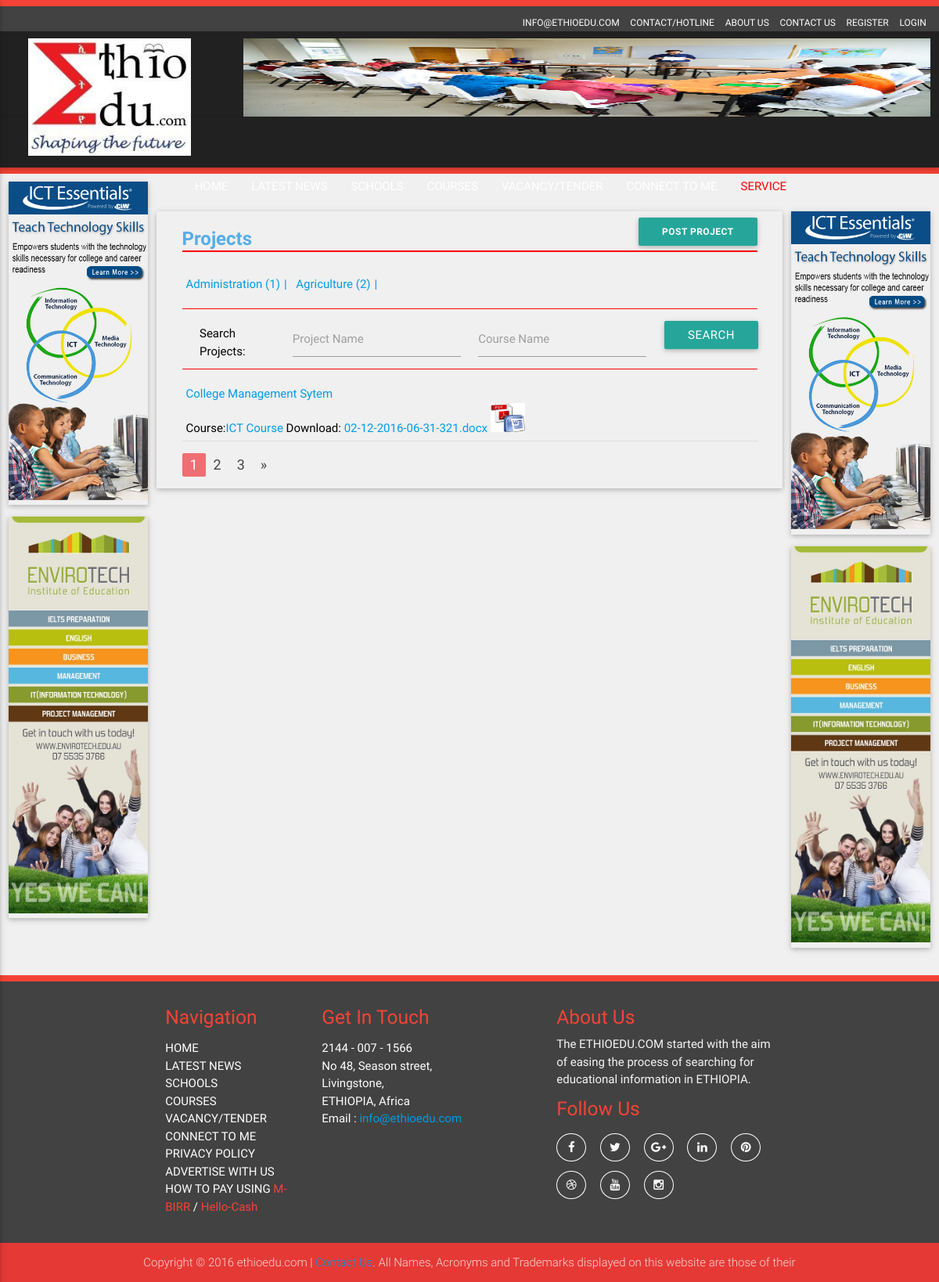
/index.php/Projectlist/display/1, run on an earlier commit of the app's database.
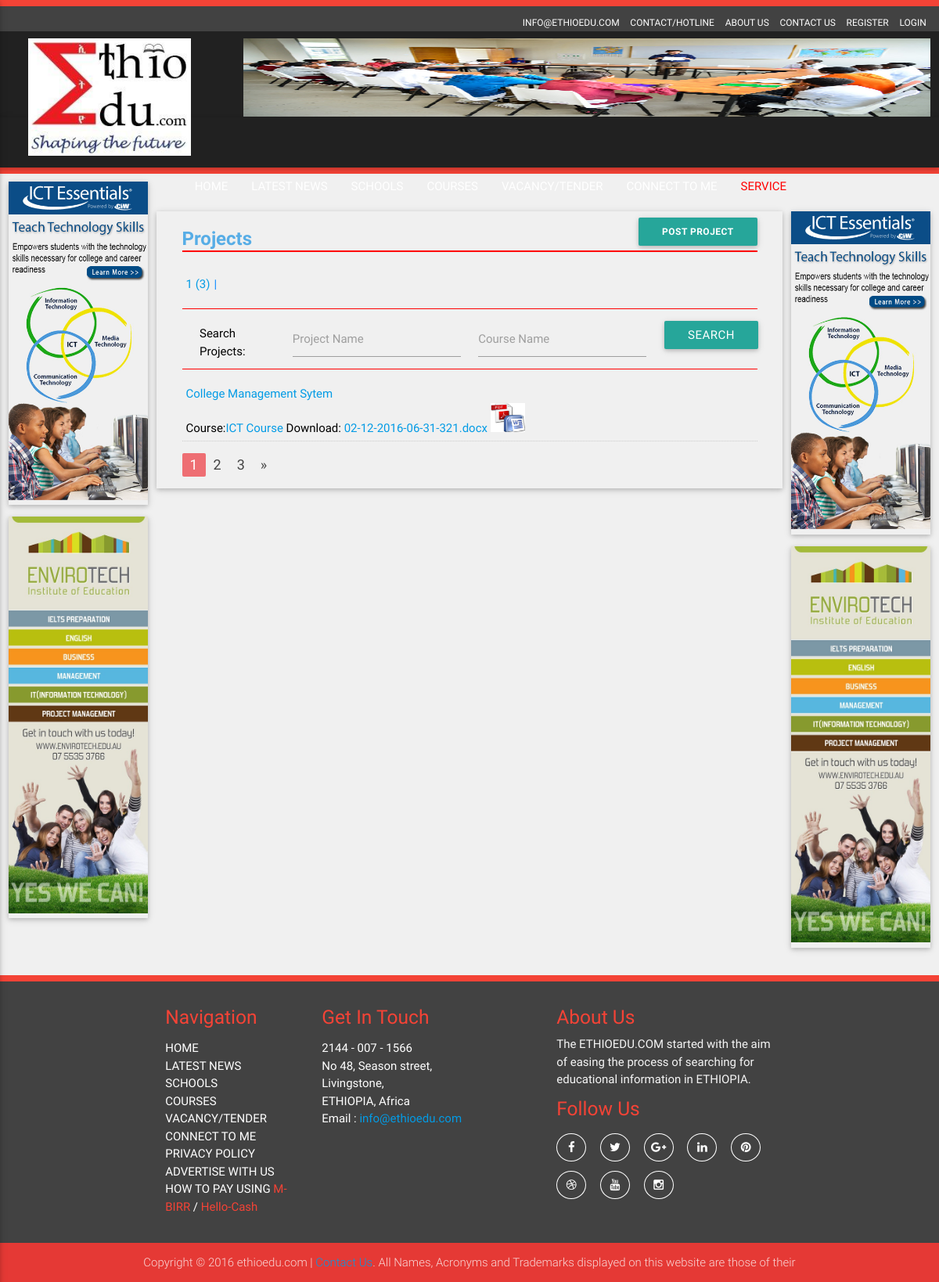
And on a later commit of the database.
### tables this page shows
CREATE TABLE `tbl_advertise` (
  `advertise_id` int(11) NOT NULL,
  `advertise_name` varchar(100) NOT NULL,
  `advertise_email` varchar(50) NOT NULL,
  `advertise_number` varchar(15) NOT NULL,
  `advertise_category` varchar(50) NOT NULL,
  `advertise_position` varchar(20) NOT NULL,
  `advertise_subject` varchar(200) NOT NULL,
  `advertise_attachment` varchar(200) NOT NULL,
  `advertise_desc` varchar(500) NOT NULL,
  `advertise_date` varchar(50) NOT NULL,
  `advertise_time` varchar(50) NOT NULL,
  `user_id` int(11) NOT NULL,
  `isactive` tinyint(1) NOT NULL DEFAULT '0'
);

CREATE TABLE `tbl_projects` (
  `project_id` int(11) NOT NULL,
  `project_title` varchar(100) NOT NULL,
  `project_course` varchar(50) NOT NULL,
  `project_category` varchar(200) NOT NULL,
  `project_year` varchar(50) NOT NULL,
  `project_format` varchar(50) NOT NULL,
  `project_upload` varchar(50) NOT NULL,
  `project_date` varchar(50) NOT NULL,
  `project_time` varchar(50) NOT NULL,
  `project_approve` varchar(10) NOT NULL,
  `user_id` int(11) NOT NULL
);

### application/controllers/Projectlist.php (called while the page is built, shortened)
<?php
class Projectlist extends CI_Controller {
	public function __construct()
    {
        $this->load->helper(array('form','url'));
        $this->load->library(array('session', 'form_validation', 'email'));
        $this->load->library(array('session', 'form_validation', 'pagination', 'email','MY_Input'));
        $this->load->database();
        $this->load->model('Init_models');
    }
function display($query_id = 0, $sort_by = 'project_title',$sort_order = 'asc', $offset = 0 ){
        $limit = 1;
        $banners = $this->Init_models->getadvertisebanners();
                $data = array(
                'm_title' => 'Project List',
                'title'   => 'Project List',
                'banners' => $banners
            );
       $this->input->load_query($query_id);
        $query_array =   array(
           'project_title'=> $this->input->get('project_title'),
           'project_course'=> $this->input->get('project_course'),
           'project_category'=> $this->input->get('project_category'),
    );
   $results = $this->Init_models->search_project($query_array, $limit, $offset, $sort_by, $sort_order);
   $data['project']= $results['rows'];
   $data['num_results'] = $results['num_rows'];
    $config = array();
     $config['base_url'] = base_url("index.php/Projectlist/display/$query_id/$sort_by/$sort_order");
     $config['total_rows'] = $data['num_results'];
     $config['per_page'] = $limit;
     $config["uri_segment"] = 6;
        $config['full_tag_open'] = '<ul class="pagination">';
        $config['full_tag_close'] = '</ul>';
        $config['first_link'] = false;
        $config['last_link'] = false;
        $config['first_tag_open'] = '<li>';
        $config['first_tag_close'] = '</li>';
        $config['prev_link'] = '&laquo';
        $config['prev_tag_open'] = '<li class="prev">';
        $config['prev_tag_close'] = '</li>';
        $config['next_link'] = '&raquo';
        $config['next_tag_open'] = '<li>';
        $config['next_tag_close'] = '</li>';
        $config['last_tag_open'] = '<li>';
        $config['last_tag_close'] = '</li>';
        $config['cur_tag_open'] = '<li class="active"><a href="#">';
        $config['cur_tag_close'] = '</a></li>';
        $config['num_tag_open'] = '<li>';
        $config['num_tag_close'] = '</li>';
     $this->pagination->initialize($config);
       $data['categories'] = $this->Init_models->get_project_cat();
     $data['pagination'] = $this->pagination->create_links();
$data['project_topics']=$this->Init_models->selectproject();
       $this->load->view('Projectlist',$data);
    }
}

### index.php (called while the page is built, shortened)
<?php
require_once BASEPATH.'core/CodeIgniter.php';

### application/models/Init_models.php (called while the page is built, shortened)
<?php
   class Init_models extends CI_Model
   {
       public function get_project_cat()
      {
          $query = $this->db->query("SELECT * from tbl_projects GROUP BY project_category ");
          return $query->result_array();
        }
    public function getadvertisebanners()
      {
          $query = $this->db->query("SELECT * FROM tbl_advertise where isactive=true");
         return $query->result_array();
      }
    function search_project($query_array, $limit,$offset, $sort_by,$sort_order){
      $sort_order = ($sort_order == 'desc') ? 'desc': 'asc';
      $sort_columns =  array('project_title','project_course','project_category');
      $sort_by = (in_array($sort_by, $sort_columns)) ? $sort_by : 'project_title';
      $q = $this->db->select('*')
                     ->from('tbl_projects')
                     ->where('project_approve = 1')
                     ->limit($limit , $offset)
                    ->order_by($sort_by , $sort_order);
    $ret['rows']= $q->get()->result();
   $q = $this->db->select('count(*) as count', FALSE)
                       ->from('tbl_projects')
                   -> where('project_approve = 1') ;
    $tem = $q->get()->result();
    $ret['num_rows'] = $tem[0]->count;
   return $ret;
   }
   }
?>

### application/views/Projectlist.php (the view, shortened to what the changed rows need)
<?php  $this->load->view('header'); ?>
        <div class="service-wrap ">
            <div class="row">
                <div class="col s12 m8 grid-example z-depth-1">
                    <div class="project_details">
                        <div class="col m12 s12">
                            <div class="page-heading-wrap">
                                <h1 class="page-heading">Projects <span class="Project-button"><a href="<?php echo base_url().'index.php/project_topics'?>"class="waves-effect waves-light btn">Post Project</a></span></h1>
                            </div>
                        </div>
                        <div class="col s12 m12 ">
                            <div class="school_category_box">
                                 <ul class="s_category_list">
                                <?php foreach($categories as $row){
                                    $pc_name = $row['project_category'];
                                     $query2 = $this->db->query("select count(*) as row_count from tbl_projects where project_category = '".$pc_name."' GROUP BY project_category");
                                    ?>
                                    <li class="catrgory_list_item"><a href="<?php echo base_url(); ?>index.php/Projectlist/search?category=<?php echo $pc_name; ?>"><?php echo $pc_name; ?> (<?php echo $query2->result()[0]->row_count; ?>)</a></li>
                                    <?php } ?>
                                </ul>
                            </div>
                        </div>
                        <div class="col s12 m12 ">
                            <div class="project_list_wrap">
                                   <ul class="project_list">
                                    <?php
                                    $resultcount = count($project);
                                    if($resultcount >= 1){
                                    foreach($project as $row){
                                                       ?>
                                    <li class="project_content">
                                        <a href="#" class="vacancy_link">
                                            <span class="project_title"><?php echo $row->project_title;?></span><br>
                                        </a>
                                         <span class="project_sinfo">Course:<a href="#"><?php echo $row->project_course;?></a> Download: <a href="<?php echo base_url() . 'uploads/Documents/' .$row->project_upload;?>"><?php echo $row->project_upload;?> </a><img src="http://localhost/ETHIO/images/pdfword.jpg" style="height: 37px;
    width: 44px;"> </span>
                                    </li>
                                    <?php }}else{
                                        echo "Result Not Found";
                                        } ?>
                                </ul>
                            </div>
                        </div>
                    </div>
                </div>
            </div>
        </div>

### application/views/header.php (shortened to what the changed rows need)
<!DOCTYPE html>
<html lang="en">
    <head>
        <link rel="stylesheet" type="text/css" href="<?php echo base_url() . 'css/materialize.min.css' ?> " />
        <link rel="stylesheet" type="text/css" href="<?php echo base_url() . 'css/font-awesome.min.css' ?>" />
        <link rel="stylesheet" type="text/css" href="<?php echo base_url() . 'css/owl.carousel.css' ?>" />
        <link rel="stylesheet" type="text/css" href="<?php echo base_url() . 'css/bootstrapValidator.css'?>"/>
        <link rel="stylesheet" type="text/css" href="<?php echo base_url() . 'css/style.css' ?>" />
    </head>
    <body>
        <div class="header-top1 grey darken-4 ">
            <div class="row">
                <div class="col s9 ">
                    <div class="upper_slider">
                         <?php foreach ($banners as $key => $value) {
                                if($value['advertise_position']=='Top')
                                    echo "<div class='item'><img src='../uploads/".$value['advertise_attachment']."'></div>";
                            }?>
                    </div>
                </div>
            </div>
        </div>

What changed in the data, as far as the page shows it:
no longer on this page (row edited): tbl_projects: project_category "Administration", row_count "1", shown under "Projects"
changed tbl_projects "College Management Sytem": project_category "Agriculture" → "1"; row_count "2" → "3"
